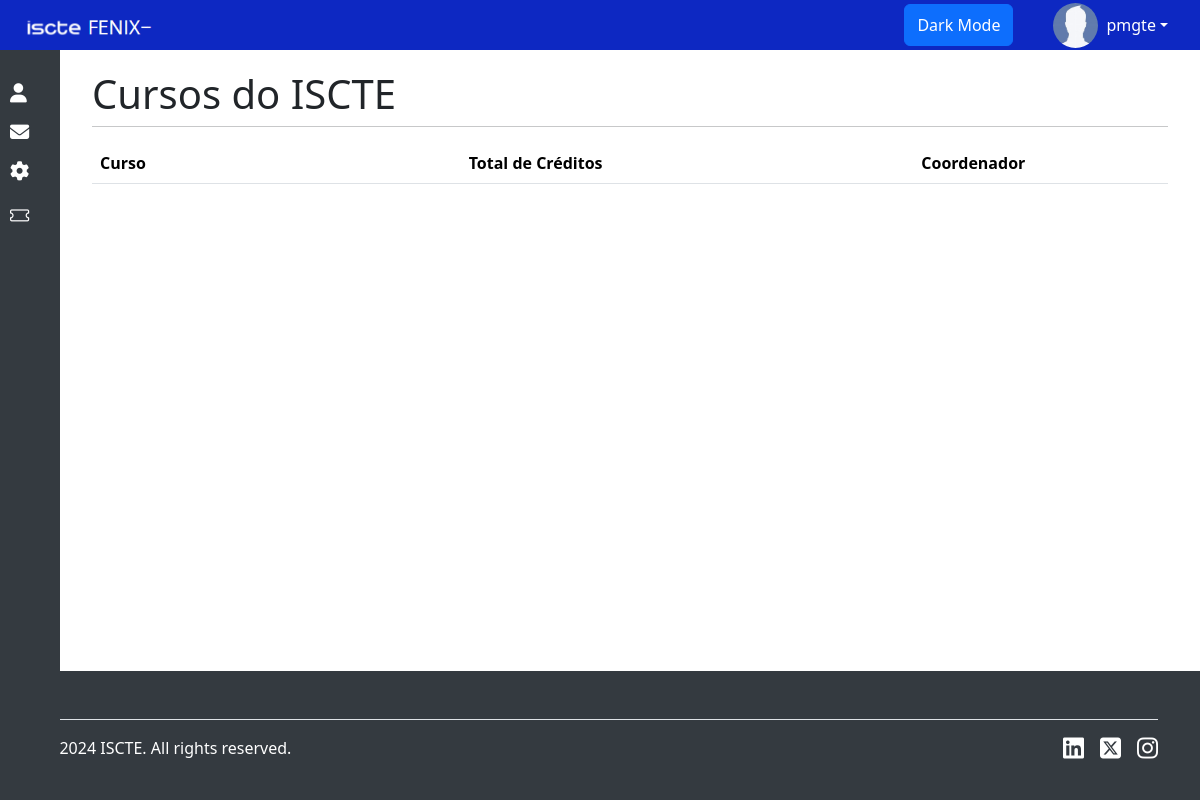
The app's page /Vitae/Cursos (signed in), older data.
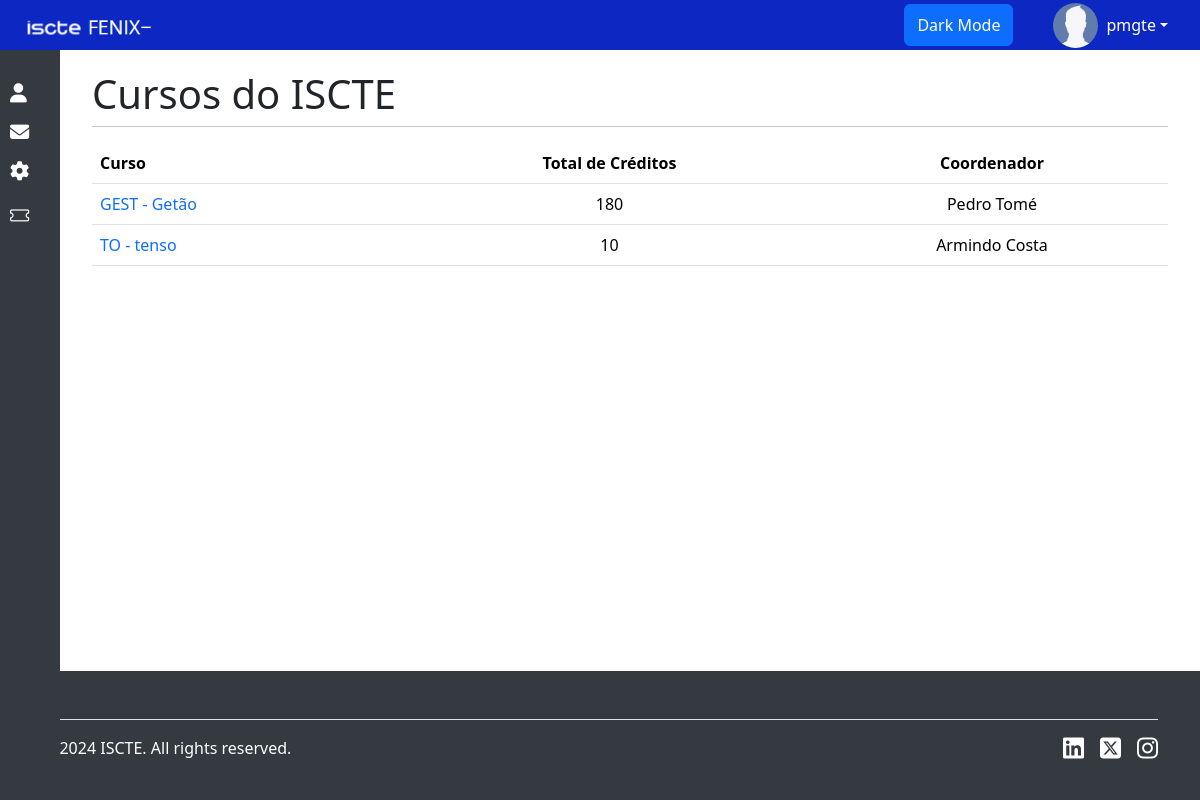
The same page, newer data.
### Vitae/models.py (models this page shows, shortened)
class Curso(models.Model):
    codigo = models.IntegerField(primary_key=True)
    acronimo = models.CharField(max_length=4, unique=True)
    designacao = models.CharField(max_length=100)
    creditos = models.IntegerField()
    descricao = models.TextField()
    coordenador = models.OneToOneField(Professor, on_delete=models.CASCADE)

class Professor(models.Model):
    numeroProfessor = models.IntegerField(primary_key=True)
    foto = models.ImageField(upload_to='professores', default='', blank=True)
    gabinete = models.CharField(max_length=10)
    user = models.OneToOneField(User, on_delete=models.CASCADE)
    def __str__(self):
        return self.user.first_name + " " + self.user.last_name

### Vitae/views.py (the view)
# urls.py: path('Cursos', views.listarCursos, name='listarCursos'),
@login_required(login_url='login')
def listarCursos(request):
    try:
        cursos = Curso.objects.all()
        return render(request, 'Vitae/listar_cursos.html', {'cursos': cursos})
    except KeyError:
        messages.warning(request, "Ocorreu um erro com o seu pedido")
        return HttpResponseRedirect(reverse('FenixMenos'))

### Templates/Vitae/listar_cursos.html (shortened to what this page needs)
{% extends "skeleton.html" %}
{% load static %}
{% block content %}
    <div id="page-content-wrapper">
        <div class="container-fluid">
            <h1> Cursos do ISCTE </h1>
            <hr class="mt-2">
            <table class="table table-hover">
                <thead>
                <tr>
                    <th scope="col"> Curso </th>
                    <th scope="col" class="text-center"> Total de Créditos </th>
                    <th scope="col" class="text-center"> Coordenador </th>
                </tr>
                </thead>
                <tbody>
                {% for curso in cursos %}
                    <tr>
                        <td><a href="{% url 'Vitae:detalhes_curso' curso.acronimo %}" class="link-underline link-underline-opacity-0"> {{ curso.acronimo }} - {{ curso.designacao }} </a></td>
                        <td class="text-center"> {{ curso.creditos }} </td>
                        <td class="text-center"> {{ curso.coordenador }} </td>
                    </tr>
                {% endfor %}
                </tbody>
            </table>
        </div>
    </div>
{% endblock %}

Row changes from the older to the newer data that the page shows:
added Curso: acronimo "GEST", designacao "Getão", creditos "180", coordenador "Pedro Tomé"
added Curso: acronimo "TO", designacao "tenso", creditos "10", coordenador "Armindo Costa"
